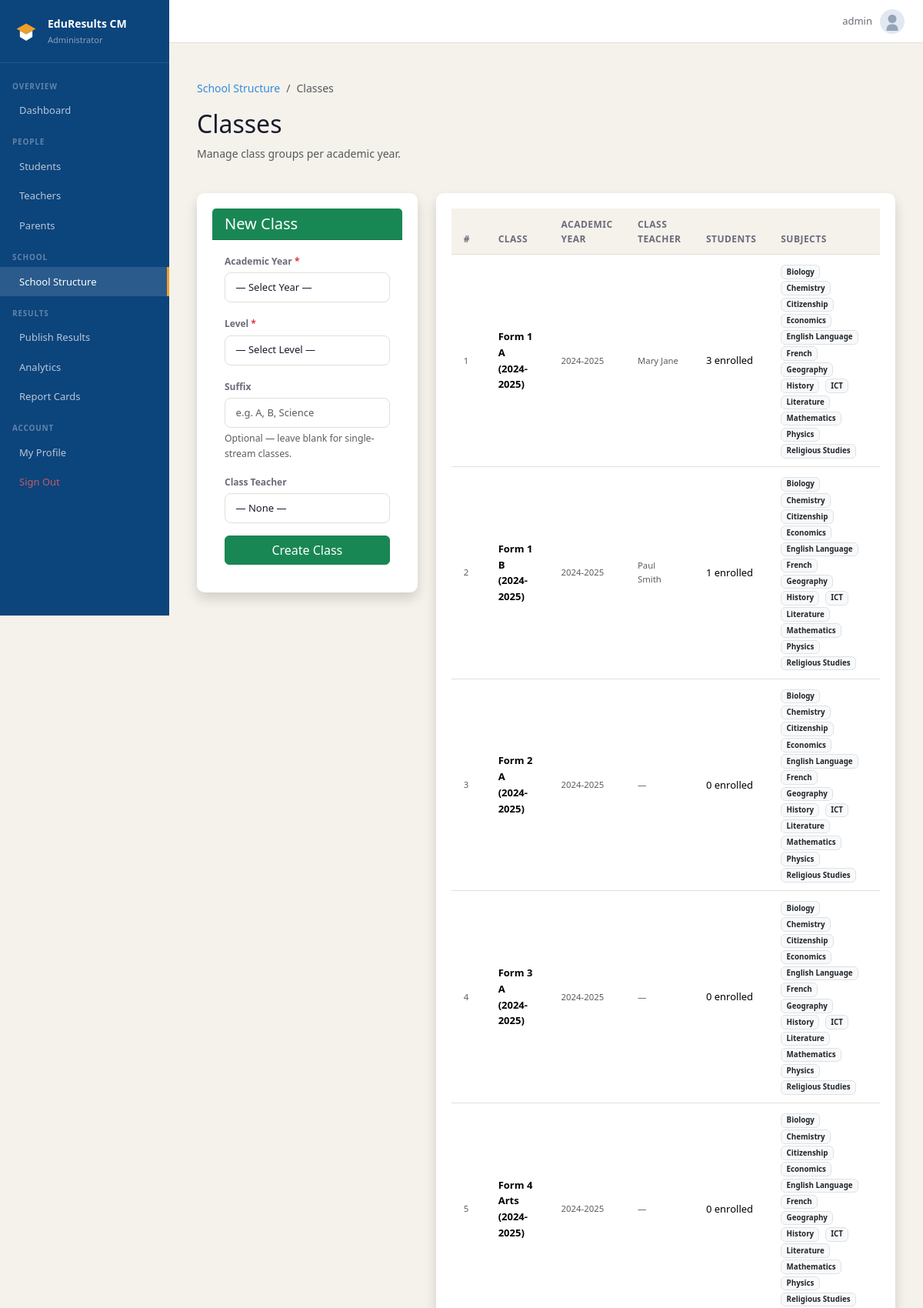
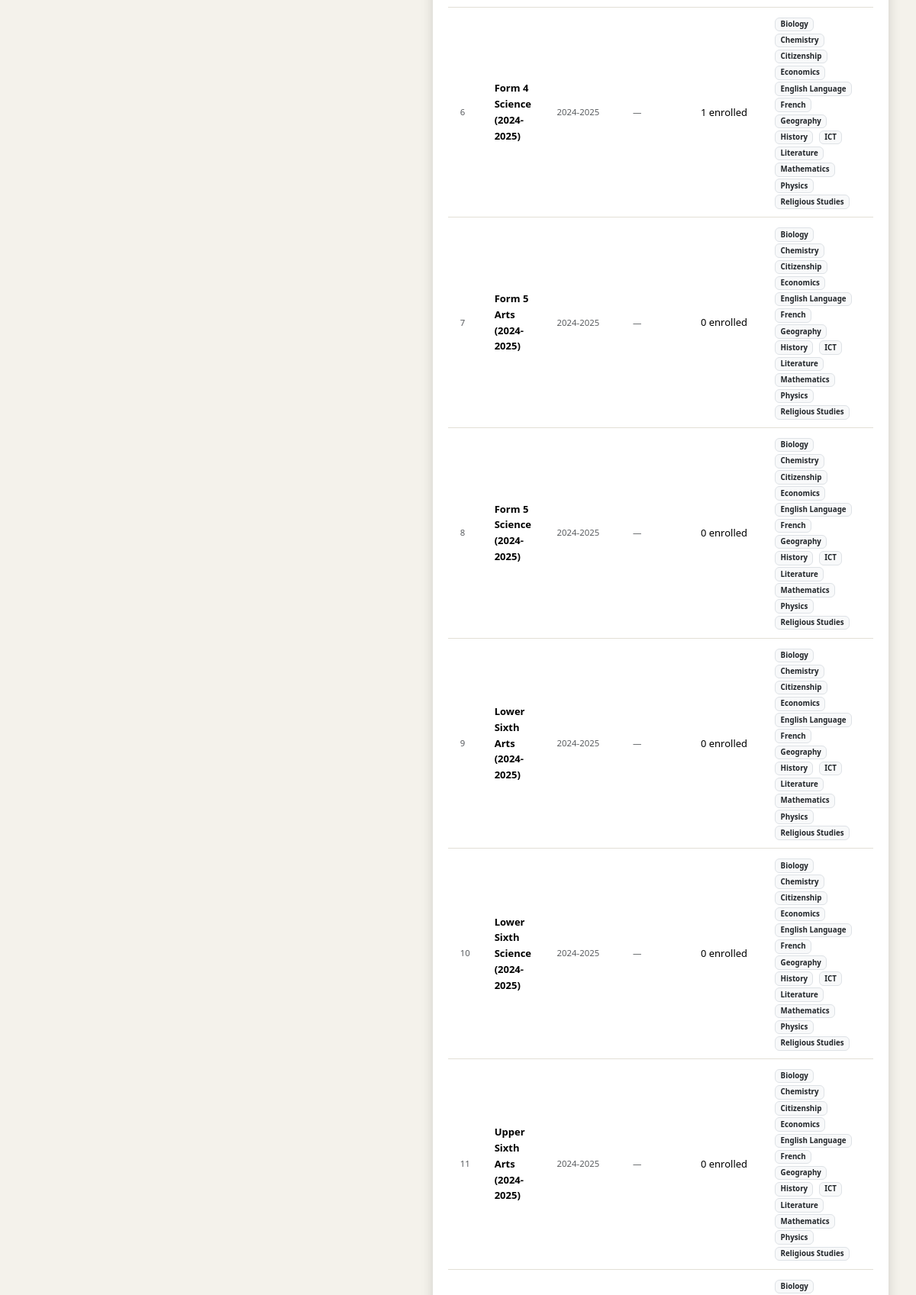
/school/classes/ (signed in, upper part), run on the app's committed database (2 pictures, top to bottom).
### accounts/models.py (models this page shows, shortened)
class User(AbstractUser):
    ROLE_CHOICES = [
        ('admin',   'Administrator'),
        ('teacher', 'Teacher'),
        ('student', 'Student'),
        ('parent',  'Parent'),
    ]
    role = models.CharField(max_length=10, choices=ROLE_CHOICES, default='student')
    def is_admin(self):   return self.role == 'admin'

class Teacher(models.Model):
    user           = models.OneToOneField(User, on_delete=models.CASCADE,
                                          related_name='teacher_profile')
    staff_id       = models.CharField(max_length=20, unique=True)
    specialisation = models.CharField(max_length=100, blank=True)

### school/models.py (models this page shows, shortened)
class Class(models.Model):
    academic_year = models.ForeignKey(AcademicYear, on_delete=models.CASCADE,
                                      related_name='classes')
    level         = models.CharField(max_length=20, choices=CLASS_LEVELS)
    suffix        = models.CharField(max_length=3, blank=True)   # e.g. "A", "B"
    class_teacher = models.ForeignKey(Teacher, null=True, blank=True,
                                      on_delete=models.SET_NULL,
                                      related_name='class_teacher_of')
    def __str__(self):
        return f"{self.level}{' ' + self.suffix if self.suffix else ''} ({self.academic_year})"
    class Meta:
        ordering = ['academic_year', 'level', 'suffix']
        verbose_name_plural = 'Classes'

class AcademicYear(models.Model):
    label      = models.CharField(max_length=20)        # e.g. "2024-2025"
    start_date = models.DateField()
    end_date   = models.DateField()
    is_active  = models.BooleanField(default=False)
    def __str__(self):
        return self.label
    class Meta:
        ordering = ['-start_date']

class Subject(models.Model):
    LANGUAGE_CHOICES = [
        ('english',   'English'),
        ('french',    'French'),
        ('bilingual', 'Bilingual'),
    ]
    name        = models.CharField(max_length=100)
    coefficient = models.PositiveIntegerField(default=1)
    language    = models.CharField(max_length=10, choices=LANGUAGE_CHOICES,
                                   default='english')
    classes     = models.ManyToManyField(Class, related_name='subjects', blank=True)
    class Meta:
        ordering = ['name']

### school/views.py (the view, shortened to what this page needs)
# urls.py: path('classes/', views.manage_classes, name='classes'),
@login_required
@role_required('admin')
def manage_classes(request):
    years = AcademicYear.objects.order_by('-start_date')
    class_levels = Class._meta.get_field('level').choices
    teachers = Teacher.objects.order_by('user__first_name', 'user__last_name')
    classes = Class.objects.select_related('academic_year', 'class_teacher').prefetch_related('subjects', 'enrollments').order_by('academic_year', 'level', 'suffix')
    return render(request, 'school/classes.html', {
        'years': years,
        'class_levels': class_levels,
        'teachers': teachers,
        'classes': classes,
    })

### templates/school/classes.html (shortened to what this page needs)
{% extends 'base.html' %}
{% block nav_structure %}active{% endblock %}
{% block content %}
<div class="container mt-4">
    <div class="row mb-4 align-items-center">
        <div class="col">
            <nav aria-label="breadcrumb">
                <ol class="breadcrumb">
                    <li class="breadcrumb-item"><a href="{% url 'school:structure' %}">School Structure</a></li>
                    <li class="breadcrumb-item active">Classes</li>
                </ol>
            </nav>
            <h2>Classes</h2>
            <p class="text-muted">Manage class groups per academic year.</p>
        </div>
    </div>
    <div class="row g-4">
        <div class="col-md-4">
            <div class="card shadow border-0">
                <div class="card-header bg-success text-white">
                    <h5 class="mb-0"> New Class</h5>
                </div>
                <div class="card-body">
                    <form method="post">
                        <div class="mb-3">
                            <label class="form-label fw-bold">Academic Year <span class="text-danger">*</span></label>
                            <select name="academic_year" class="form-select" required>
                                <option value="">— Select Year —</option>
                            </select>
                        </div>
                        <div class="mb-3">
                            <label class="form-label fw-bold">Level <span class="text-danger">*</span></label>
                            <select name="level" class="form-select" required>
                                <option value="">— Select Level —</option>
                            </select>
                        </div>
                        <div class="mb-3">
                            <label class="form-label fw-bold">Suffix</label>
                            <input type="text" name="suffix" class="form-control" placeholder="e.g. A, B, Science">
                            <div class="form-text">Optional — leave blank for single-stream classes.</div>
                        </div>
                        <div class="mb-3">
                            <label class="form-label fw-bold">Class Teacher</label>
                            <select name="class_teacher" class="form-select">
                                <option value="">— None —</option>
                            </select>
                        </div>
                        <button type="submit" class="btn btn-success w-100">
                             Create Class
                        </button>
                    </form>
                </div>
            </div>
        </div>
        <div class="col-md-8">
            <div class="card shadow border-0">
                <div class="card-body p-0">
                    <div class="table-responsive">
                        <table class="table table-hover align-middle mb-0">
                            <thead class="table-dark">
                                <tr>
                                    <th>#</th>
                                    <th>Class</th>
                                    <th>Academic Year</th>
                                    <th>Class Teacher</th>
                                    <th>Students</th>
                                    <th>Subjects</th>
                                </tr>
                            </thead>
                            <tbody>
                                {% for cls in classes %}
                                <tr>
                                    <td class="text-muted small">{{ forloop.counter }}</td>
                                    <td class="fw-bold">{{ cls }}</td>
                                    <td class="text-muted small">{{ cls.academic_year.label }}</td>
                                    <td class="text-muted small">{{ cls.class_teacher.user.get_full_name|default:"—" }}</td>
                                    <td>
                                        <span class="">
                                            {{ cls.enrollments.count }} enrolled
                                        </span>
                                    </td>
                                    <td>
                                        {% for subj in cls.subjects.all %}
                                        <span class="badge bg-light text-dark border me-1">{{ subj.name }}</span>
                                        {% empty %}
                                        <span class="text-muted small">None assigned</span>
                                        {% endfor %}
                                    </td>
                                </tr>
                                {% empty %}
                                <tr>
                                    <td colspan="6" class="text-center py-5 text-muted">No classes yet.</td>
                                </tr>
                                {% endfor %}
                            </tbody>
                        </table>
                    </div>
                </div>
            </div>
        </div>
    </div>
</div>
{% endblock %}

### templates/base.html (shortened to what this page needs)
{% load static %}
<!DOCTYPE html>
<html lang="en">
<head>
  <link href="https://cdn.jsdelivr.net/npm/bootstrap@5.3.3/dist/css/bootstrap.min.css" rel="stylesheet">
  <link href="https://cdn.jsdelivr.net/npm/@tabler/icons-webfont@latest/dist/tabler-icons.min.css" rel="stylesheet">
  <link href="{% static 'css/main.css' %}" rel="stylesheet">
</head>
<body>
{% if user.is_authenticated %}
<div class="app-layout">
  <aside class="sidebar" id="sidebar">
    <a href="{% url 'accounts:dashboard' %}" class="sidebar-logo" style="text-decoration: none;">
      <div class="sidebar-logo-icon" style="background: transparent;">
        <img src="{% static 'img/favicon.svg' %}" alt="Logo" style="width: 36px; height: 36px;">
      </div>
      <div>
        <div class="sidebar-app-name text-white">EduResults CM</div>
        <div class="sidebar-role">
          {% if user.is_admin %}Administrator
          {% elif user.is_teacher %}Teacher Portal
          {% elif user.is_student %}Student Portal
          {% elif user.is_parent %}Parent Portal
          {% endif %}
        </div>
      </div>
    </a>
    <nav class="sidebar-nav">
      {% if user.is_admin %}
      <div class="nav-section">Overview</div>
      <a href="{% url 'accounts:dashboard' %}" class="nav-item {% block nav_dashboard %}{% endblock %}">
         Dashboard
      </a>
      <div class="nav-section">People</div>
      <a href="{% url 'accounts:manage_students' %}" class="nav-item {% block nav_students %}{% endblock %}">
         Students
      </a>
      <a href="{% url 'accounts:manage_teachers' %}" class="nav-item {% block nav_teachers %}{% endblock %}">
         Teachers
      </a>
      <a href="{% url 'accounts:manage_parents' %}" class="nav-item {% block nav_parents %}{% endblock %}">
         Parents
      </a>
      <div class="nav-section">School</div>
      <a href="{% url 'school:structure' %}" class="nav-item {% block nav_structure %}{% endblock %}">
         School Structure
      </a>
      <div class="nav-section">Results</div>
      <a href="{% url 'school:publish_sequence' %}" class="nav-item {% block nav_marks %}{% endblock %}">
         Publish Results
      </a>
      <a href="{% url 'reports:analytics' %}" class="nav-item {% block nav_analytics %}{% endblock %}">
         Analytics
      </a>
      <a href="{% url 'reports:admin_hub' %}" class="nav-item {% block nav_reports %}{% endblock %}">
         Report Cards
      </a>
      {% endif %}
      <div class="nav-section">Account</div>
      <a href="{% url 'accounts:password_change' %}" class="nav-item {% block nav_profile %}{% endblock %}">
         My Profile
      </a>
      <a href="{% url 'accounts:logout' %}" class="nav-item nav-item-danger">
         Sign Out
      </a>
    </nav>
  </aside>
  <div class="main-wrapper">
    <header class="topbar">
      <a href="{% url 'accounts:password_change' %}" class="topbar-user text-decoration-none text-dark">
        <span class="topbar-name">{{ user.get_full_name|default:user.username }}</span>
        <img class="topbar-avatar" src="{% static 'img/default-avatar.svg' %}" alt="Avatar">
      </a>
    </header>
    <main class="main-content">
      {% block content %}{% endblock %}
    </main>
  </div>
</div>
{% else %}
  {% block auth_content %}{% endblock %}
{% endif %}
</body>
</html>

### static/css/main.css (style rules this page uses)
:root { --navy: #0C447C; --navy-mid: #378ADD; --navy-light: #E6F1FB; --amber: #BA7517; --amber-mid: #EF9F27; --amber-light:#FAEEDA; --teal: #0F6E56; --teal-light: #E1F5EE; --red: #A32D2D; --red-light: #FCEBEB; --surface: #F4F2EB; --border: #E2DFD6; --text: #1A1A2E; --text-muted: #6B6B7A; --white: #FFFFFF; --sidebar-w: 220px; }
*, *::before, *::after { box-sizing: border-box; margin: 0; padding: 0; }
body { font-family: 'Segoe UI', Arial, sans-serif; background: var(--surface); color: var(--text); font-size: 14px; line-height: 1.6; }
a { color: var(--navy-mid); text-decoration: none; }
.app-layout { display: flex; min-height: 100vh; overflow-x: hidden; }
.sidebar { width: var(--sidebar-w); background: var(--navy); display: flex; flex-direction: column; flex-shrink: 0; position: fixed; top: 0; left: 0; height: 100vh; overflow-y: auto; z-index: 100; transition: transform .25s ease; }
.sidebar-logo { display: flex; align-items: center; gap: 10px; padding: 1.25rem 1rem; border-bottom: 1px solid rgba(255,255,255,.1); }
.sidebar-logo-icon { width: 36px; height: 36px; background: rgba(255,255,255,.15); border-radius: 8px; display: flex; align-items: center; justify-content: center; font-size: 18px; color: #fff; flex-shrink: 0; }
.sidebar-app-name { font-size: 14px; font-weight: 600; color: #fff; }
.sidebar-role { font-size: 11px; color: rgba(255,255,255,.5); margin-top: 1px; }
.sidebar-nav { padding: .5rem 0 1rem; flex: 1; }
.nav-section { font-size: 10px; font-weight: 600; color: rgba(255,255,255,.35); text-transform: uppercase; letter-spacing: .08em; padding: .85rem 1rem .3rem; }
.nav-item { display: flex; align-items: center; gap: 9px; padding: .55rem 1rem; font-size: 13px; color: rgba(255,255,255,.7); transition: all .15s; border-right: 3px solid transparent; }
.nav-item.active { background: rgba(255,255,255,.12); color: #fff; border-right-color: var(--amber-mid); }
.nav-item-danger { color: rgba(255,100,100,.75) !important; }
.main-wrapper { margin-left: var(--sidebar-w); flex: 1; display: flex; flex-direction: column; min-height: 100vh; }
.topbar { height: 56px; background: var(--white); border-bottom: 1px solid var(--border); display: flex; align-items: center; padding: 0 1.5rem; gap: 1rem; position: sticky; top: 0; z-index: 50; }
.topbar-user { display: flex; align-items: center; gap: 10px; }
.topbar-name { font-size: 13px; color: var(--text-muted); }
.topbar-avatar { width: 32px; height: 32px; background: var(--navy-light); color: var(--navy); border-radius: 50%; display: flex; align-items: center; justify-content: center; font-size: 12px; font-weight: 700; }
.main-content { padding: 1.5rem; flex: 1; }
.card { background: var(--white); border: 1px solid var(--border); border-radius: 10px; padding: 1.25rem; margin-bottom: 1rem; }
.table { margin: 0; font-size: 13px; }
.table thead th { background: var(--surface); border-bottom: 1px solid var(--border); font-weight: 600; font-size: 12px; color: var(--text-muted); text-transform: uppercase; letter-spacing: .04em; padding: .65rem 1rem; }
.table tbody td { padding: .65rem 1rem; border-bottom: 1px solid var(--border); vertical-align: middle; }
.table tbody tr:last-child td { border-bottom: none; }
.form-label { font-size: 12px; font-weight: 600; color: var(--text-muted); margin-bottom: 5px; }
.form-control, .form-select { background: var(--white); border: 1px solid var(--border); color: var(--text); border-radius: 8px; font-size: 13px; padding: .55rem .85rem; }

### data on the page
User: get_full_name "admin"
Class: level+suffix+academic_year "Form 1 A (2024-2025)", academic_year.label "2024-2025", class_teacher.user.get_full_name "Mary Jane", enrollments.count "3"
Subject: name "Biology"
Subject: name "Chemistry"
Subject: name "Citizenship"
Subject: name "Economics"
Subject: name "English Language"
Subject: name "French"
Subject: name "Geography"
Subject: name "History"
Subject: name "ICT"
Subject: name "Literature"
Subject: name "Mathematics"
Subject: name "Physics"
Subject: name "Religious Studies"
Class: level+suffix+academic_year "Form 1 B (2024-2025)", academic_year.label "2024-2025", class_teacher.user.get_full_name "Paul Smith", enrollments.count "1"
Class: level+suffix+academic_year "Form 2 A (2024-2025)", academic_year.label "2024-2025", class_teacher.user.get_full_name "—", enrollments.count "0"
Class: level+suffix+academic_year "Form 3 A (2024-2025)", academic_year.label "2024-2025", class_teacher.user.get_full_name "—", enrollments.count "0"
Class: level+suffix+academic_year "Form 4 Arts (2024-2025)", academic_year.label "2024-2025", class_teacher.user.get_full_name "—", enrollments.count "0"
Class: level+suffix+academic_year "Form 4 Science (2024-2025)", academic_year.label "2024-2025", class_teacher.user.get_full_name "—", enrollments.count "1"
Class: level+suffix+academic_year "Form 5 Arts (2024-2025)", academic_year.label "2024-2025", class_teacher.user.get_full_name "—", enrollments.count "0"
Class: level+suffix+academic_year "Form 5 Science (2024-2025)", academic_year.label "2024-2025", class_teacher.user.get_full_name "—", enrollments.count "0"
Class: level+suffix+academic_year "Lower Sixth Arts (2024-2025)", academic_year.label "2024-2025", class_teacher.user.get_full_name "—", enrollments.count "0"
Class: level+suffix+academic_year "Lower Sixth Science (2024-2025)", academic_year.label "2024-2025", class_teacher.user.get_full_name "—", enrollments.count "0"
Class: level+suffix+academic_year "Upper Sixth Arts (2024-2025)", academic_year.label "2024-2025", class_teacher.user.get_full_name "—", enrollments.count "0"
